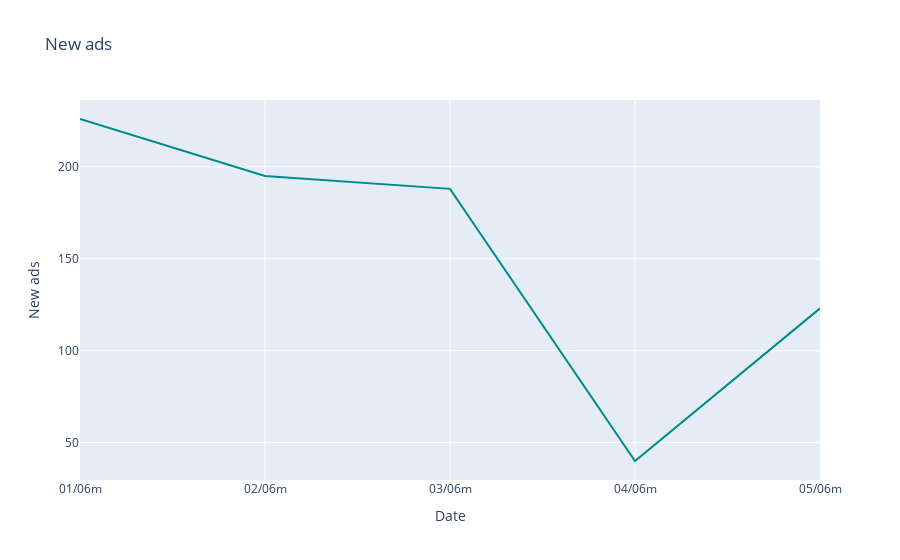

Notebook code for this chart:
### Code cell
fig = px.line(df_full.groupby('extraction_date')['is_new'].sum().reset_index(), 
              x='extraction_date', y='is_new', title='New ads')
fig.update_traces(line_color='darkcyan')
fig.update_layout(
    xaxis=dict(tickmode='linear', dtick='D1', tickformat='%d/%m/%Y'),
#     yaxis=dict(showgrid=False, zeroline=False),
    xaxis_title='Date',
    yaxis_title='New ads'
)


fig.show()

### Figure 1 — Plotly figure (JSON) as saved in the notebook; plotly's stock layout.template omitted (floating-point values rounded to 4 significant figures)
{"data": [{"hovertemplate": "extraction_date=%{x}<br>is_new=%{y}<extra></extra>", "legendgroup": "", "line": {"color": "darkcyan", "dash": "solid"}, "marker": {"symbol": "circle"}, "mode": "lines", "name": "", "orientation": "v", "showlegend": false, "type": "scatter", "x": ["2023-06-01", "2023-06-02", "2023-06-03", "2023-06-04", "2023-06-05"], "xaxis": "x", "y": [226, 195, 188, 40, 123], "yaxis": "y"}], "layout": {"legend": {"tracegroupgap": 0}, "title": {"text": "New ads"}, "xaxis": {"anchor": "y", "domain": [0, 1], "dtick": "D1", "tickformat": "%d/%mm", "tickmode": "linear", "title": {"text": "Date"}}, "yaxis": {"anchor": "x", "domain": [0, 1], "title": {"text": "New ads"}}}}
